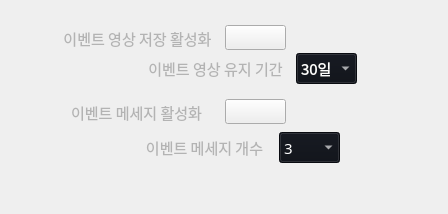
                  <widget class="QWidget" name="setting_notice_tab">
                   <layout class="QVBoxLayout" name="verticalLayout_14">
                    <item>
                     <layout class="QHBoxLayout" name="horizontalLayout_52">
                      <item>
                       <spacer name="horizontalSpacer_46">
                        <property name="orientation">
                         <enum>Qt::Orientation::Horizontal</enum>
                        </property>
                        <property name="sizeType">
                         <enum>QSizePolicy::Policy::Fixed</enum>
                        </property>
                        <property name="sizeHint" stdset="0">
                         <size>
                          <width>40</width>
                          <height>20</height>
                         </size>
                        </property>
                       </spacer>
                      </item>
                      <item>
                       <layout class="QVBoxLayout" name="verticalLayout_13">
                        <item>
                         <spacer name="verticalSpacer_5">
                          <property name="orientation">
                           <enum>Qt::Orientation::Vertical</enum>
                          </property>
                          <property name="sizeType">
                           <enum>QSizePolicy::Policy::Fixed</enum>
                          </property>
                          <property name="sizeHint" stdset="0">
                           <size>
                            <width>20</width>
                            <height>13</height>
                           </size>
                          </property>
                         </spacer>
                        </item>
                        <item>
                         <layout class="QVBoxLayout" name="verticalLayout_25">
                          <property name="spacing">
                           <number>1</number>
                          </property>
                          <item>
                           <layout class="QHBoxLayout" name="horizontalLayout_26">
                            <item>
                             <widget class="QLabel" name="setting_video_save_alarm_active_label">
                              <property name="minimumSize">
                               <size>
                                <width>173</width>
                                <height>28</height>
                               </size>
                              </property>
                              <property name="maximumSize">
                               <size>
                                <width>9999</width>
                                <height>28</height>
                               </size>
                              </property>
                              <property name="font">
                               <font>
                                <family>Sans</family>
                                <pointsize>11</pointsize>
                               </font>
                              </property>
                              <property name="styleSheet">
                               <string notr="true">color: rgb(179,179,179);
background-color: rgba(255, 255, 255, 0);</string>
                              </property>
                              <property name="text">
                               <string>이벤트 영상 저장 활성화</string>
                              </property>
                              <property name="alignment">
                               <set>Qt::AlignmentFlag::AlignCenter</set>
                              </property>
                             </widget>
                            </item>
                            <item>
                             <widget class="QPushButton" name="setting_video_save_alarm_active_bnt">
                              <property name="minimumSize">
                               <size>
                                <width>61</width>
                                <height>25</height>
                               </size>
                              </property>
                              <property name="maximumSize">
                               <size>
                                <width>61</width>
                                <height>25</height>
                               </size>
                              </property>
                              <property name="text">
                               <string/>
                              </property>
                              <property name="icon">
                               <iconset resource="../resourece.qrc">
                                <normaloff>:/ui/ui/images/icon-switch-off.png</normaloff>
                                <normalon>:/ui/ui/images/icon-switch-on.png</normalon>:/ui/ui/images/icon-switch-off.png</iconset>
                              </property>
                              <property name="iconSize">
                               <size>
                                <width>55</width>
                                <height>103</height>
                               </size>
                              </property>
                              <property name="checkable">
                               <bool>true</bool>
                              </property>
                             </widget>
                            </item>
                            <item>
                             <spacer name="horizontalSpacer_25">
                              <property name="orientation">
                               <enum>Qt::Orientation::Horizontal</enum>
                              </property>
                              <property name="sizeType">
                               <enum>QSizePolicy::Policy::Expanding</enum>
                              </property>
                              <property name="sizeHint" stdset="0">
                               <size>
                                <width>40</width>
                                <height>0</height>
                               </size>
                              </property>
                             </spacer>
                            </item>
                           </layout>
                          </item>
                          <item>
                           <layout class="QHBoxLayout" name="horizontalLayout_25">
                            <item>
                             <spacer name="horizontalSpacer_31">
                              <property name="orientation">
                               <enum>Qt::Orientation::Horizontal</enum>
                              </property>
                              <property name="sizeType">
                               <enum>QSizePolicy::Policy::Fixed</enum>
                              </property>
                              <property name="sizeHint" stdset="0">
                               <size>
                                <width>85</width>
                                <height>20</height>
                               </size>
                              </property>
                             </spacer>
                            </item>
                            <item>
                             <widget class="QLabel" name="setting_event_video_storage_period_label">
                              <property name="minimumSize">
                               <size>
                                <width>159</width>
                                <height>28</height>
                               </size>
                              </property>
                              <property name="maximumSize">
                               <size>
                                <width>9999</width>
                                <height>28</height>
                               </size>
                              </property>
                              <property name="font">
                               <font>
                                <family>Sans</family>
                                <pointsize>11</pointsize>
                               </font>
                              </property>
                              <property name="styleSheet">
                               <string notr="true">color: rgb(179,179,179);
background-color: rgba(255, 255, 255, 0);</string>
                              </property>
                              <property name="text">
                               <string>이벤트 영상 유지 기간</string>
                              </property>
                              <property name="alignment">
                               <set>Qt::AlignmentFlag::AlignCenter</set>
                              </property>
                             </widget>
                            </item>
                            <item>
                             <widget class="QComboBox" name="setting_event_video_storage_period">
                              <property name="minimumSize">
                               <size>
                                <width>61</width>
                                <height>31</height>
                               </size>
                              </property>
                              <property name="maximumSize">
                               <size>
                                <width>61</width>
                                <height>31</height>
                               </size>
                              </property>
                              <property name="font">
                               <font>
                                <family>Sans</family>
                                <pointsize>11</pointsize>
                               </font>
                              </property>
                              <property name="focusPolicy">
                               <enum>Qt::FocusPolicy::WheelFocus</enum>
                              </property>
                              <property name="styleSheet">
                               <string notr="true">color: rgb(255, 255, 255);
background-color: rgb(13, 16, 23);
selection-background-color: rgb(53, 132, 228);
</string>
                              </property>
                              <property name="currentText">
                               <string notr="true">30일</string>
                              </property>
                              <item>
                               <property name="text">
                                <string>30일</string>
                               </property>
                              </item>
                              <item>
                               <property name="text">
                                <string>60일</string>
                               </property>
                              </item>
                              <item>
                               <property name="text">
                                <string>90일</string>
                               </property>
                              </item>
                             </widget>
                            </item>
                            <item>
                             <spacer name="horizontalSpacer_24">
                              <property name="orientation">
                               <enum>Qt::Orientation::Horizontal</enum>
                              </property>
                              <property name="sizeHint" stdset="0">
                               <size>
                                <width>40</width>
                                <height>20</height>
                               </size>
                              </property>
                             </spacer>
                            </item>
                           </layout>
                          </item>
                         </layout>
                        </item>
                        <item>
                         <spacer name="verticalSpacer_6">
                          <property name="orientation">
                           <enum>Qt::Orientation::Vertical</enum>
                          </property>
                          <property name="sizeType">
                           <enum>QSizePolicy::Policy::Fixed</enum>
                          </property>
                          <property name="sizeHint" stdset="0">
                           <size>
                            <width>20</width>
                            <height>8</height>
                           </size>
                          </property>
                         </spacer>
                        </item>
                        <item>
                         <layout class="QHBoxLayout" name="horizontalLayout_24">
                          <item>
                           <spacer name="horizontalSpacer_30">
                            <property name="orientation">
                             <enum>Qt::Orientation::Horizontal</enum>
                            </property>
                            <property name="sizeType">
                             <enum>QSizePolicy::Policy::Fixed</enum>
                            </property>
                            <property name="sizeHint" stdset="0">
                             <size>
                              <width>3</width>
                              <height>20</height>
                             </size>
                            </property>
                           </spacer>
                          </item>
                          <item>
                           <widget class="QLabel" name="setting_popup_alarm_active_label">
                            <property name="minimumSize">
                             <size>
                              <width>165</width>
                              <height>28</height>
                             </size>
                            </property>
                            <property name="maximumSize">
                             <size>
                              <width>200</width>
                              <height>28</height>
                             </size>
                            </property>
                            <property name="font">
                             <font>
                              <family>Sans</family>
                              <pointsize>11</pointsize>
                             </font>
                            </property>
                            <property name="styleSheet">
                             <string notr="true">color: rgb(179,179,179);
background-color: rgba(255, 255, 255, 0);</string>
                            </property>
                            <property name="text">
                             <string>이벤트 메세지 활성화</string>
                            </property>
                            <property name="alignment">
                             <set>Qt::AlignmentFlag::AlignCenter</set>
                            </property>
                           </widget>
                          </item>
                          <item>
                           <widget class="QPushButton" name="setting_popup_alarm_active_bnt">
                            <property name="minimumSize">
                             <size>
                              <width>61</width>
                              <height>25</height>
                             </size>
                            </property>
                            <property name="maximumSize">
                             <size>
                              <width>61</width>
                              <height>25</height>
                             </size>
                            </property>
                            <property name="text">
                             <string/>
                            </property>
                            <property name="icon">
                             <iconset resource="../resourece.qrc">
                              <normaloff>:/ui/ui/images/icon-switch-off.png</normaloff>
                              <normalon>:/ui/ui/images/icon-switch-on.png</normalon>:/ui/ui/images/icon-switch-off.png</iconset>
                            </property>
                            <property name="iconSize">
                             <size>
                              <width>55</width>
                              <height>103</height>
                             </size>
                            </property>
                            <property name="checkable">
                             <bool>true</bool>
                            </property>
                           </widget>
                          </item>
                          <item>
                           <spacer name="horizontalSpacer_23">
                            <property name="orientation">
                             <enum>Qt::Orientation::Horizontal</enum>
                            </property>
                            <property name="sizeHint" stdset="0">
                             <size>
                              <width>40</width>
                              <height>20</height>
                             </size>
                            </property>
                           </spacer>
                          </item>
                         </layout>
                        </item>
                        <item>
                         <layout class="QHBoxLayout" name="horizontalLayout_23">
                          <item>
                           <spacer name="horizontalSpacer_29">
                            <property name="orientation">
                             <enum>Qt::Orientation::Horizontal</enum>
                            </property>
                            <property name="sizeType">
                             <enum>QSizePolicy::Policy::Fixed</enum>
                            </property>
                            <property name="sizeHint" stdset="0">
                             <size>
                              <width>85</width>
                              <height>20</height>
                             </size>
                            </property>
                           </spacer>
                          </item>
                          <item>
                           <widget class="QLabel" name="setting_popup_alarm_cnt_label">
                            <property name="minimumSize">
                             <size>
                              <width>137</width>
                              <height>28</height>
                             </size>
                            </property>
                            <property name="maximumSize">
                             <size>
                              <width>9999</width>
                              <height>28</height>
                             </size>
                            </property>
                            <property name="font">
                             <font>
                              <family>Sans</family>
                              <pointsize>11</pointsize>
                             </font>
                            </property>
                            <property name="styleSheet">
                             <string notr="true">color: rgb(179,179,179);
background-color: rgba(255, 255, 255, 0);</string>
                            </property>
                            <property name="text">
                             <string>이벤트 메세지 개수</string>
                            </property>
                            <property name="alignment">
                             <set>Qt::AlignmentFlag::AlignCenter</set>
                            </property>
                           </widget>
                          </item>
                          <item>
                           <widget class="QComboBox" name="setting_popup_alarm_cnt">
                            <property name="minimumSize">
                             <size>
                              <width>61</width>
                              <height>31</height>
                             </size>
                            </property>
                            <property name="maximumSize">
                             <size>
                              <width>61</width>
                              <height>31</height>
                             </size>
                            </property>
                            <property name="font">
                             <font>
                              <family>Sans</family>
                              <pointsize>11</pointsize>
                             </font>
                            </property>
                            <property name="focusPolicy">
                             <enum>Qt::FocusPolicy::WheelFocus</enum>
                            </property>
                            <property name="styleSheet">
                             <string notr="true">color: rgb(255, 255, 255);
background-color: rgb(13, 16, 23);
selection-background-color: rgb(53, 132, 228);
</string>
                            </property>
                            <property name="currentText">
                             <string notr="true">3</string>
                            </property>
                            <property name="currentIndex">
                             <number>2</number>
                            </property>
                            <item>
                             <property name="text">
                              <string>1</string>
                             </property>
                            </item>
                            <item>
                             <property name="text">
                              <string>2</string>
                             </property>
                            </item>
                            <item>
                             <property name="text">
                              <string>3</string>
                             </property>
                            </item>
                            <item>
                             <property name="text">
                              <string>4</string>
                             </property>
                            </item>
                            <item>
                             <property name="text">
                              <string>5</string>
                             </property>
                            </item>
                            <item>
                             <property name="text">
                              <string>6</string>
                             </property>
                            </item>
                            <item>
                             <property name="text">
                              <string>7</string>
                             </property>
                            </item>
                            <item>
                             <property name="text">
                              <string>8</string>
                             </property>
                            </item>
                            <item>
                             <property name="text">
                              <string>9</string>
                             </property>
                            </item>
                            <item>
                             <property name="text">
                              <string>10</string>
                             </property>
                            </item>
                           </widget>
                          </item>
                          <item>
                           <spacer name="horizontalSpacer_22">
                            <property name="orientation">
                             <enum>Qt::Orientation::Horizontal</enum>
                            </property>
                            <property name="sizeHint" stdset="0">
                             <size>
                              <width>40</width>
                              <height>20</height>
                             </size>
                            </property>
                           </spacer>
                          </item>
                         </layout>
                        </item>
                        <item>
                         <layout class="QHBoxLayout" name="horizontalLayout_20"/>
                        </item>
                        <item>
                         <spacer name="verticalSpacer_12">
                          <property name="orientation">
                           <enum>Qt::Orientation::Vertical</enum>
                          </property>
                          <property name="sizeHint" stdset="0">
                           <size>
                            <width>20</width>
                            <height>40</height>
                           </size>
                          </property>
                         </spacer>
                        </item>
                       </layout>
                      </item>
                      <item>
                       <spacer name="horizontalSpacer_47">
                        <property name="orientation">
                         <enum>Qt::Orientation::Horizontal</enum>
                        </property>
                        <property name="sizeHint" stdset="0">
                         <size>
                          <width>40</width>
                          <height>20</height>
                         </size>
                        </property>
                       </spacer>
                      </item>
                     </layout>
                    </item>
                   </layout>
                  </widget>
